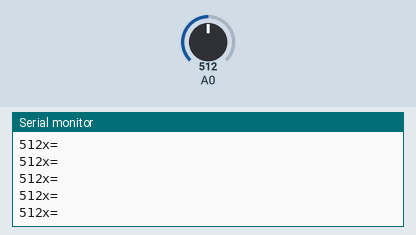
The sketch below on a simulated Arduino Uno, built with avr-gcc and run on an emulated ATmega328P. Shown: the last lines printed to the serial monitor. The inputs (shaded band) are chosen by the test bench; at power-on: A0 = 512.

Above: at 1.2 s.
1.3 s: A0 set to 716
At 2.3 s:
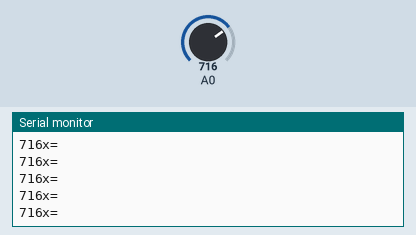
4.3 s: A0 set to 900
At 5.1 s:
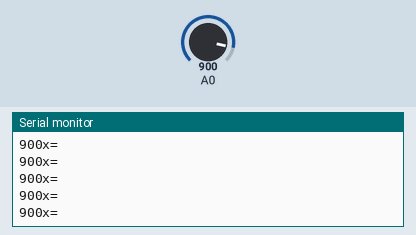
Timing chart, 0 to 7.3 s (numbered marks = the images above; inputs shaded):
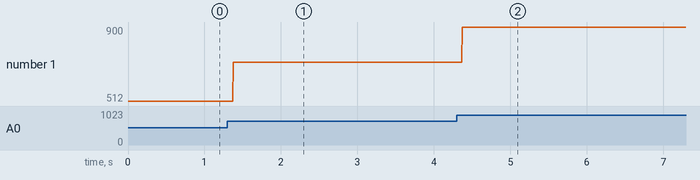

Measured:
- after the input at 1.3 s, the serial monitor: prints a new line after 0.08 s (image 1)
- after the input at 4.3 s, the serial monitor: prints a new line after 0.07 s (image 2)
- plotted number 1: 512 → 716 after the input at 1.3 s, 716 → 900 after the input at 4.3 s

The sketch:

sensorvalue.ino
```cpp
void setup() {
  Serial.begin(9600);

}
void loop() {
  int x=analogRead(A0);
  Serial.print("x=");
  Serial.print("\n");

  Serial.print(x);


}
```
